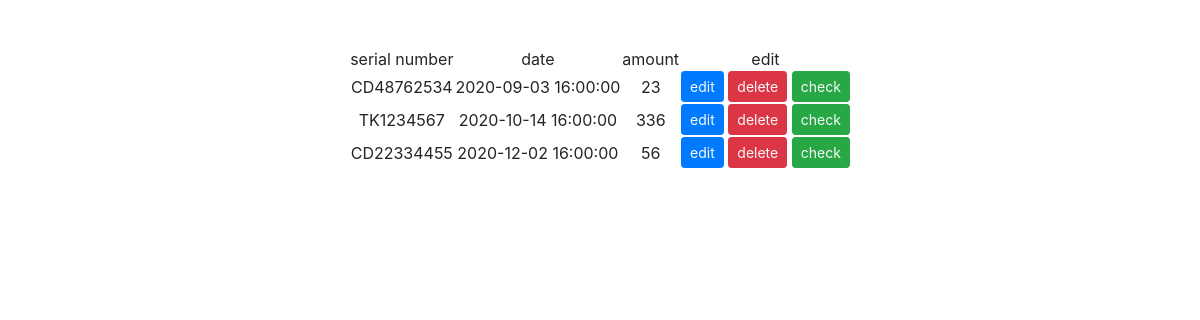
Page /check_record_prize.php on the committed database.
### tables this page shows
CREATE TABLE `invoice` (
  `id` int(10) UNSIGNED NOT NULL,
  `user_id` int(32) NOT NULL,
  `date` timestamp NOT NULL DEFAULT current_timestamp() ON UPDATE current_timestamp(),
  `period` tinyint(5) NOT NULL,
  `code` varchar(16) NOT NULL,
  `number` int(32) NOT NULL,
  `payment` int(64) UNSIGNED NOT NULL
);

### check_record_prize.php (the view)
<?php
include_once"api/settings.php";
$sql="select * from `invoice`";
$rows=$pdo->query($sql)->fetchALL(PDO::FETCH_ASSOC);
?>
<table class="mx-auto text-center mt-5">
<tr>
<td>serial number</td>
<td>date</td>
<td>amount</td>
<td>edit</td>
</tr>
<?php
foreach($rows as $row){
?>
<tr>
        <td><?=$row['code'].$row['number'];?></td>
        <td><?=$row['date'];?></td>
        <td><?=$row['payment'];?></td>
        <td>
            <button class="btn btn-sm btn-primary">
                <a class="text-light" href="?do=edit_invoice&id=<?=$row['id'];?>">edit</a>
            </button>
            <button class="btn btn-sm btn-danger">
            <a class="text-light" href="?do=del_invoice&id=<?=$row['id'];?>">delete</a>
            </button>
            <button class="btn btn-sm btn-success">
            <a class="text-light" href="?do=award&id=<?=$row['id'];?>">check</a>
            </button>
        </td>
    </tr>
<?php
}
?>
</table>

### rows in the picture
invoice: code "CD", number "48762534", date "2020-09-03 16:00:00", payment "23"
invoice: code "TK", number "1234567", date "2020-10-14 16:00:00", payment "336"
invoice: code "CD", number "22334455", date "2020-12-02 16:00:00", payment "56"
